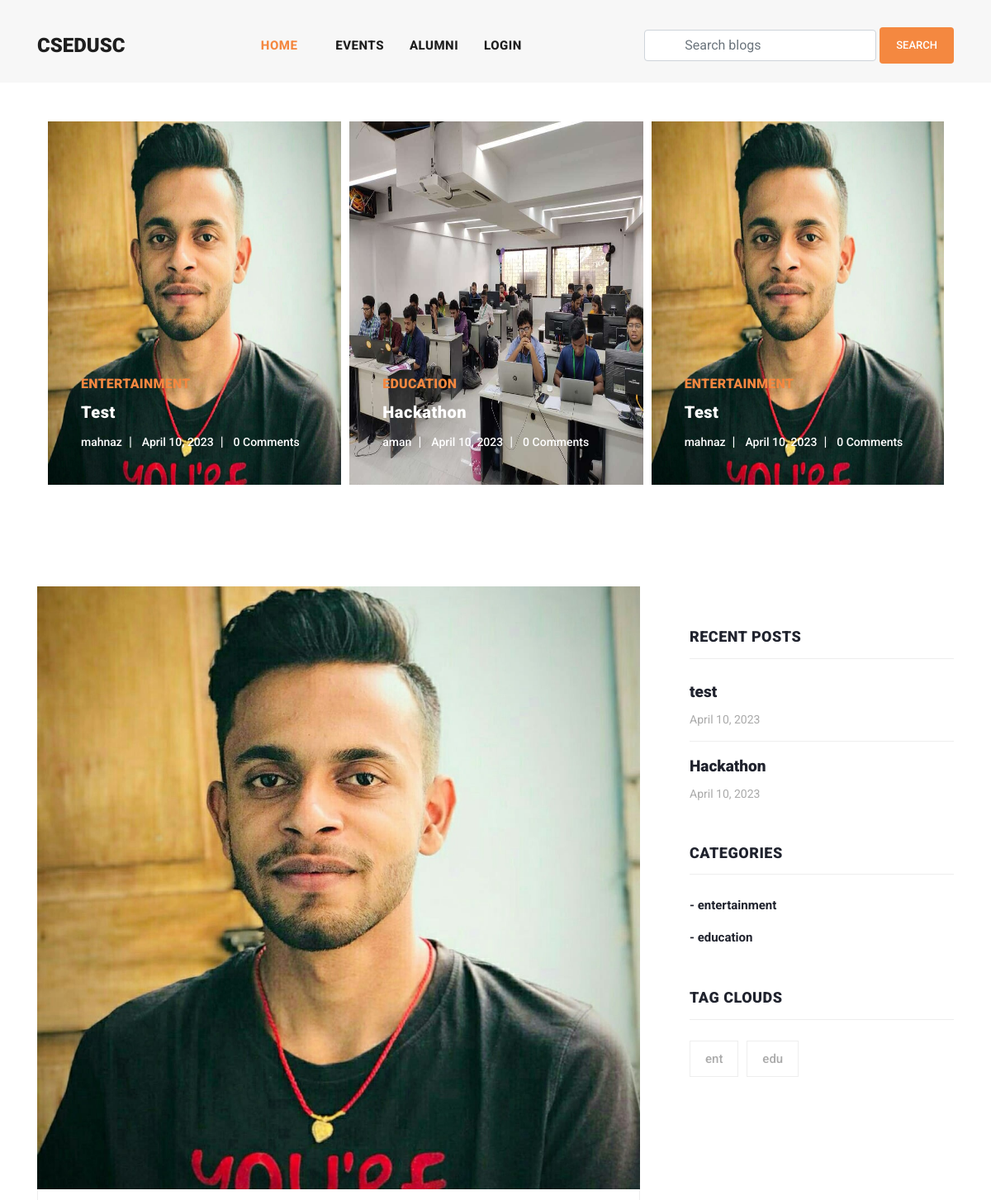
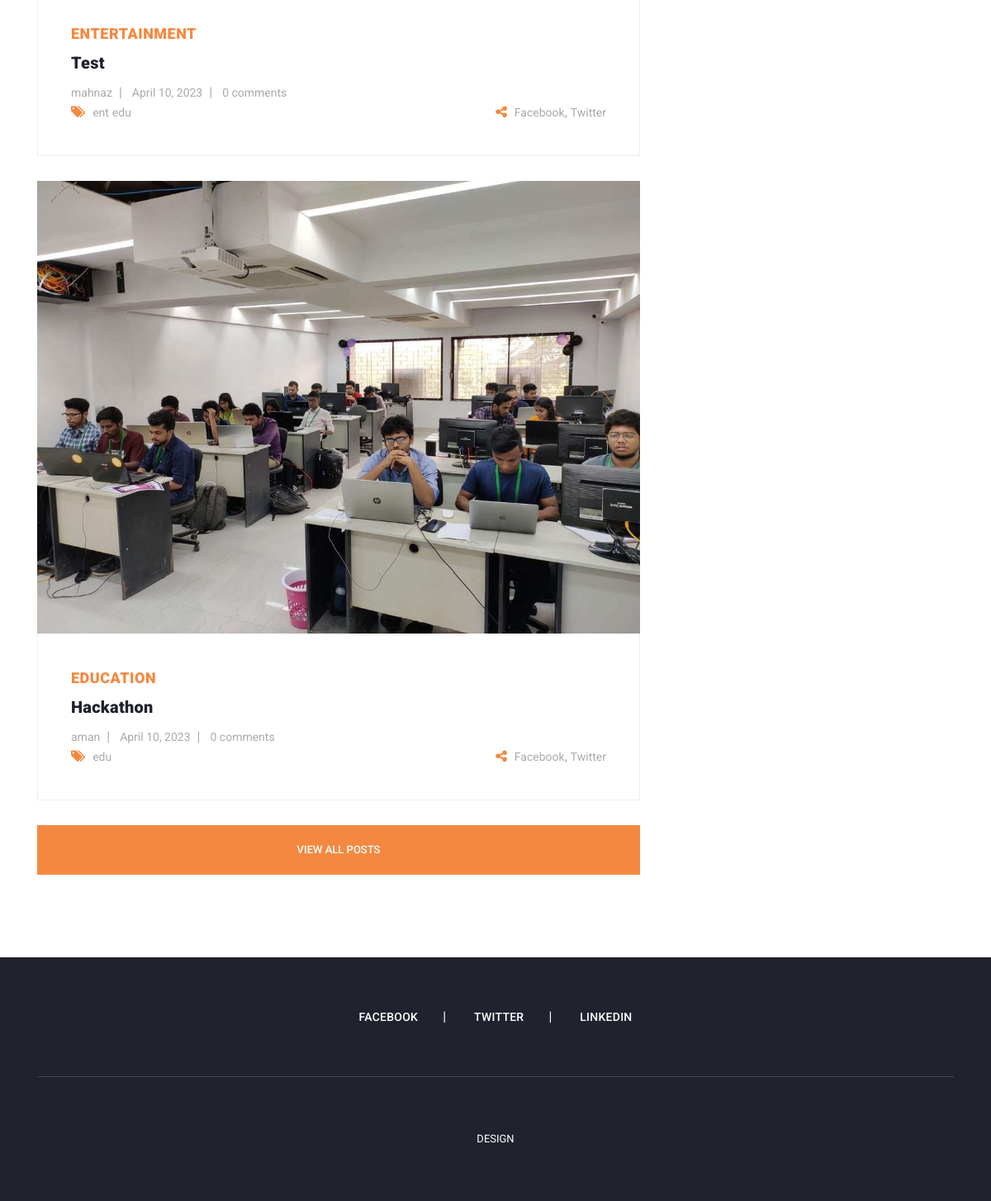
The page / on the database its author committed (2 pictures, top to bottom).
### blog/models.py (models this page shows, shortened)
class Blog(models.Model):
    user = models.ForeignKey(
        User,
        related_name='user_blogs',
        on_delete=models.CASCADE
    )
    category = models.ForeignKey(
        Category,
        related_name='category_blogs',
        on_delete=models.CASCADE
    )
    tags = models.ManyToManyField(
        Tag,
        related_name='tag_blogs',
        blank=True
    )
    likes = models.ManyToManyField(
        User,
        related_name='user_likes',
        blank=True
    )
    title = models.CharField(
        max_length=250
    )
    slug = models.SlugField(null=True, blank=True)
    banner = models.ImageField(upload_to='blog_banners')
    description = RichTextField()
    created_date = models.DateField(auto_now_add=True)

class Category(models.Model):
    title = models.CharField(max_length=150, unique=True)
    slug = models.SlugField(null=True, blank=True)
    created_date = models.DateField(auto_now_add=True)
    def __str__(self) -> str:
        return self.title

class Tag(models.Model):
    title = models.CharField(max_length=150)
    slug = models.SlugField(null=True, blank=True)
    created_date = models.DateField(auto_now_add=True)

### user_profile/models.py (models this page shows, shortened)
class User(AbstractUser):
    email = models.EmailField(
        max_length=150,
        unique=True,
        error_messages={
            "unique": "The email must be unique"
        }
    )
    profile_image = models.ImageField(
        null=True,
        blank=True,
        upload_to="profile_images"
    )
    followers = models.ManyToManyField("Follow")
    REQUIRED_FIELDS = ["email"]
    objects = CustomUserManager()

### blog/views.py (the view)
# urls.py: path('', home, name='home'),
def home(request):
    blogs = Blog.objects.order_by('-created_date')
    tags = Tag.objects.order_by('-created_date')
    context = {
        "blogs": blogs,
        "tags": tags
    }
    return render(request, 'home.html', context)

### blog/context_processors.py (called while the page is built)
def get_all_categories(request):
    categories = Category.objects.all()
    context = {
        "categories": categories
    }
    return context

### user_profile/context_processors.py (called while the page is built, shortened)
def user_notifications(request):
    context = {}
    return context

### templates/home.html (shortened to what this page needs)
{% extends 'base.html' %}
{% load static %}
{% block content %}
{% include 'banner.html' %}
<section class="blog-posts">
    <div class="container">
      <div class="row">
        <div class="col-lg-8">
          <div class="all-blog-posts">
            <div class="row">
              {% for blog in blogs|slice:"3" %}
              <div class="col-lg-12">
                <div class="blog-post">
                  <div class="blog-thumb">
                    <img src="{{blog.banner.url}}" alt="">
                  </div>
                  <div class="down-content">
                    <span>{{blog.category}}</span>
                    <a href="{% url 'blog_details' blog.slug %}"><h4>{{blog.title}}</h4></a>
                    <ul class="post-info">
                      <li><a href="{% url 'view_user_information' blog.user.username %}">{{blog.user.username}}</a></li>
                      <li><a href="#">{{blog.created_date}}</a></li>
                      <li><a href="#">{{blog.blog_comments.all.count}} comments</a></li>
                    </ul>
                    <div class="post-options">
                      <div class="row">
                        <div class="col-6">
                          <ul class="post-tags">
                            <li><i class="fa fa-tags"></i></li>
                            {% if blog.tags.all.count > 0 %}
                            {% for tag in blog.tags.all %}
                            <li><a href="#">{{tag.title}}</a></li>
                            {% endfor %}
                            {% else %}
                            None
                            {% endif %}
                          </ul>
                        </div>
                        <div class="col-6">
                          <ul class="post-share">
                            <li><i class="fa fa-share-alt"></i></li>
                            <li><a href="#">Facebook</a>,</li>
                            <li><a href="#"> Twitter</a></li>
                          </ul>
                        </div>
                      </div>
                    </div>
                  </div>
                </div>
              </div>
              {% endfor %}
              <div class="col-lg-12">
                <div class="main-button">
                  <a href="{% url 'blogs' %}">View All Posts</a>
                </div>
              </div>
            </div>
          </div>
        </div>
        {% include 'sidebar.html' %}
      </div>
    </div>
  </section>
{% endblock content %}

### templates/banner.html
{% load static %}
<div class="main-banner header-text">
    <div class="container-fluid">
      <div class="owl-banner owl-carousel">
        {% for blog in blogs|slice:"8" %}
        <div class="item">
          <img src="{{blog.banner.url}}" alt="">
          <div class="item-content">
            <div class="main-content">
              <div class="meta-category">
                <span>{{blog.category}}</span>
              </div>
              <a href="{% url 'blog_details' blog.slug %}"><h4>{{blog.title}}</h4></a>
              <ul class="post-info">
                <li><a href="#">{{blog.user.username}}</a></li>
                <li><a href="#">{{blog.created_date}}</a></li>
                <li><a href="#">{{blog.blog_comments.all.count}} Comments</a></li>
              </ul>
            </div>
          </div>
        </div>
        {% endfor %}
      </div>
    </div>
  </div>

### templates/sidebar.html
<div class="col-lg-4">
    <div class="sidebar">
      <div class="row">
        <div class="col-lg-12">
          <div class="sidebar-item recent-posts">
            <div class="sidebar-heading">
              <h2>Recent Posts</h2>
            </div>
            <div class="content">
              <ul>
                {% for blog in blogs|slice:"3" %}
                <li><a href="{% url 'blog_details' blog.slug %}">
                  <h5>{{blog.title}}</h5>
                  <span>{{blog.created_date}}</span>
                </a></li>
                {% endfor %}
              </ul>
            </div>
          </div>
        </div>
        <div class="col-lg-12">
          <div class="sidebar-item categories">
            <div class="sidebar-heading">
              <h2>Categories</h2>
            </div>
            <div class="content">
              <ul>
                {% for category in categories %}
                <li><a href="{% url 'category_blogs' category.slug %}">- {{category.title}}</a></li>
                {% endfor %}
              </ul>
            </div>
          </div>
        </div>
        <div class="col-lg-12">
          <div class="sidebar-item tags">
            <div class="sidebar-heading">
              <h2>Tag Clouds</h2>
            </div>
            <div class="content">
              <ul>
                {% for tag in tags %}
                <li><a href="{% url 'tag_blogs' tag.slug %}">{{tag.title}}</a></li>
                {% endfor %}
              </ul>
            </div>
          </div>
        </div>
      </div>
    </div>
  </div>

### assets/css/main.css (style rules this page uses)
.owl-banner { padding: 47px !important; }
.owl-carousel .owl-item img { height: 440px !important; }

### rows shown on the page
Blog: banner (picture), category "ENTERTAINMENT", title "Test", user.username "mahnaz", created_date "April 10, 2023", blog_comments.all.count "0", title "test"
Blog: banner (picture), category "EDUCATION", title "Hackathon", user.username "aman", created_date "April 10, 2023", blog_comments.all.count "0"
Tag: title "ent"
Tag: title "edu"
Category: title "entertainment"
Category: title "education"
